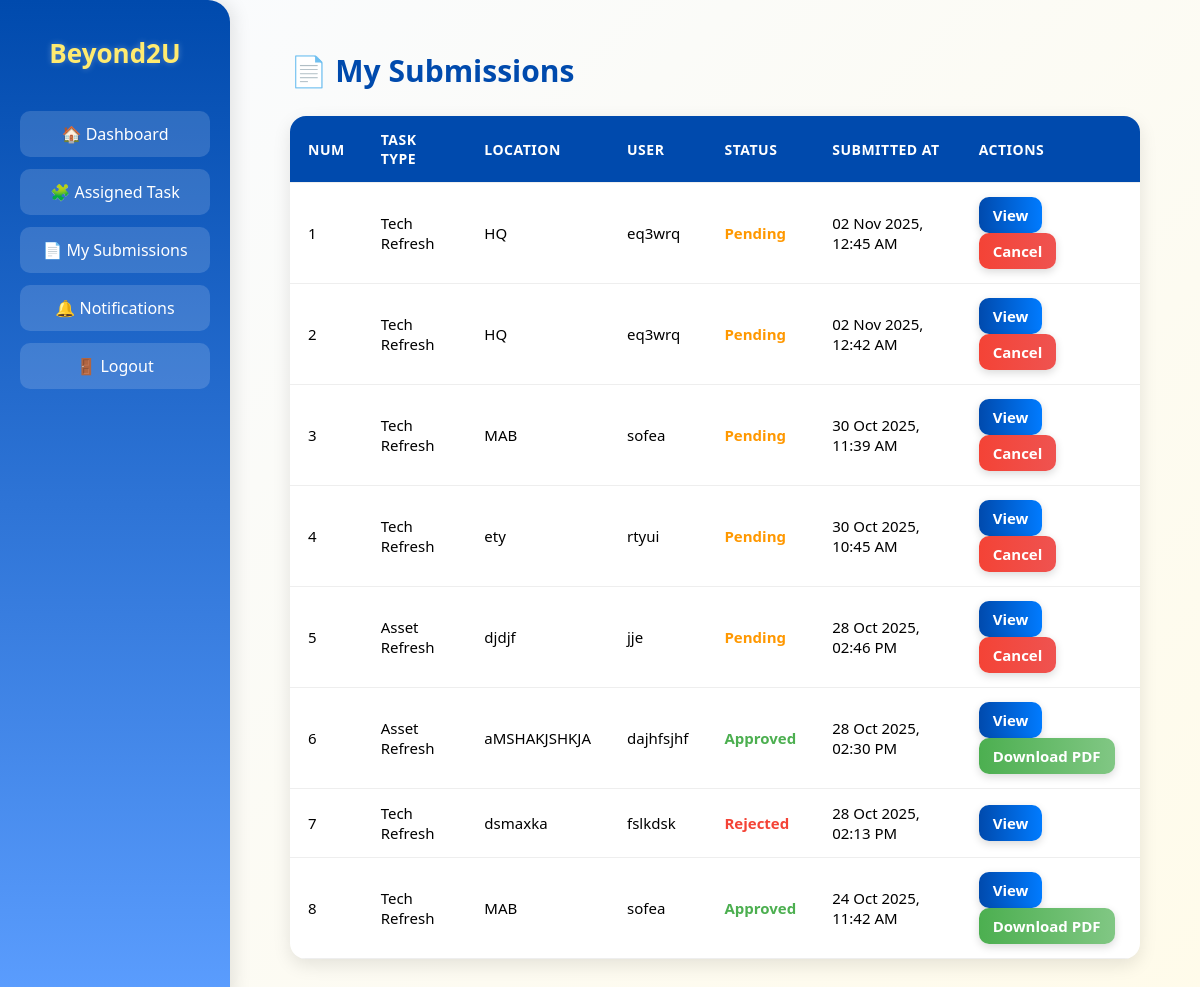
The app's page /beyond2u/dashboard/systemengineer/my_submissions/ (signed in) with its own data.
### inventorySystem/models.py (models this page shows, shortened)
class Request(models.Model):
    TYPE_CHOICES = [
        ('Asset Refresh', 'Asset Refresh'),
        ('Parts Upgrade', 'Parts Upgrade'),
        ('Tech Refresh', 'Tech Refresh'),
    ]
    STATUS_CHOICES = [
        ('Pending', 'Pending'),
        ('Approved', 'Approved'),
        ('Rejected', 'Rejected'),
    ]
    FORMAT_STATUS_CHOICES = [
        ('Formatted', 'Formatted'),
        ('Not Formatted', 'Not Formatted'),
    ]
    UPLOAD_STATUS_CHOICES = [
        ('Uploaded', 'Uploaded'),
        ('Not Yet', 'Not Yet'),
    ]
    engineer = models.ForeignKey(settings.AUTH_USER_MODEL, on_delete=models.CASCADE)
    type = models.CharField(max_length=50, choices=TYPE_CHOICES)
    location = models.CharField(max_length=100)
    user = models.CharField(max_length=100)
    old_barcode = models.CharField(max_length=100, blank=True, null=True)
    new_barcode = models.CharField(max_length=100, blank=True, null=True)
    old_serial = models.CharField(max_length=100, blank=True, null=True)
    new_serial = models.CharField(max_length=100, blank=True, null=True)
    old_ip = models.GenericIPAddressField(blank=True, null=True)
    new_ip = models.GenericIPAddressField(blank=True, null=True)
    new_mac = models.CharField(max_length=50, blank=True, null=True)
    old_hostname = models.CharField(max_length=100, blank=True, null=True)
    new_hostname = models.CharField(max_length=100, blank=True, null=True)
    start_time = models.DateTimeField(blank=True, null=True)
    end_time = models.DateTimeField(blank=True, null=True)
    rescheduled_date = models.DateField(blank=True, null=True)
    status = models.CharField(max_length=20, choices=STATUS_CHOICES, default='Pending')
    format_status = models.CharField(max_length=20, choices=FORMAT_STATUS_CHOICES, blank=True, null=True)
    upload_status = models.CharField(max_length=20, choices=UPLOAD_STATUS_CHOICES, default='Not Yet')
    reason_not_formatted = models.TextField(blank=True, null=True)
    reason_not_uploaded = models.TextField(blank=True, null=True)
    remarks = models.TextField(blank=True, null=True)
    proof = models.FileField(upload_to='', blank=True, null=True)
    assigned_approver = models.ForeignKey(
        settings.AUTH_USER_MODEL,
        related_name='approver_requests',
        on_delete=models.SET_NULL,
        null=True,
        blank=True
    )
    created_at = models.DateTimeField(auto_now_add=True)
    updated_at = models.DateTimeField(auto_now=True)

### inventorySystem/views.py (the view)
# urls.py: path('dashboard/systemengineer/my_submissions/', views.my_submissions, name='my_submissions'),
@login_required
def my_submissions(request):
    submissions = Request.objects.filter(engineer=request.user).order_by('-created_at')
    return render(request, 'my_submissions.html', {'submissions': submissions})

### inventorySystem/templates/my_submissions.html (shortened to what this page needs)
<!DOCTYPE html>
<html lang="en">
<head>
</head>
<body>
  <div class="sidebar">
    <h2>Beyond2U</h2>
    <a href="{% url 'systemengineer_dashboard' %}">🏠 Dashboard</a>
    <a href="{% url 'create_task' %}">🧩 Assigned Task</a>
    <a href="{% url 'my_submissions' %}">📄 My Submissions</a>
    <a href="{% url 'notifications' %}">🔔 Notifications</a>
    <a href="{% url 'logout' %}">🚪 Logout</a>
  </div>
  <div class="content">
    <h1>📄 My Submissions</h1>
    {% if submissions %}
    <table>
      <tr>
        <th>Num</th>
        <th>Task Type</th>
        <th>Location</th>
        <th>User</th>
        <th>Status</th>
        <th>Submitted At</th>
        <th>Actions</th>
      </tr>
      {% for task in submissions %}
      <tr>
        <td>{{ forloop.counter }}</td>
        <td>{{ task.type }}</td>
        <td>{{ task.location }}</td>
        <td>{{ task.user }}</td>
        <td>
          {% if task.status == "Pending" %}
            <span class="status-pending">{{ task.status }}</span>
          {% elif task.status == "Approved" %}
            <span class="status-approved">{{ task.status }}</span>
          {% elif task.status == "Rejected" %}
            <span class="status-rejected">{{ task.status }}</span>
          {% elif task.status == "Cancelled" %}
            <span class="status-cancelled">{{ task.status }}</span>
          {% endif %}
        </td>
        <td>{{ task.created_at|date:"d M Y, h:i A" }}</td>
        <td>
          <a href="{% url 'task_detail' task.id %}" class="btn btn-view">View</a>
          {% if task.status == "Pending" %}
            <a href="{% url 'cancel_task' task.id %}" class="btn btn-cancel"
               onclick="return confirm('Are you sure you want to cancel this task?');">
               Cancel
            </a>
          {% elif task.status == "Approved" %}
            <a href="{% url 'download_task_pdf' task.id %}" class="btn btn-download">Download PDF</a>
          {% endif %}
        </td>
      </tr>
      {% endfor %}
    </table>
    {% else %}
      <div class="empty-msg">No submissions yet.</div>
    {% endif %}
  </div>
</body>
</html>

### inventorySystem/templates/my_submissions.html (style rules this page uses)
* { margin: 0; padding: 0; box-sizing: border-box; font-family: 'Poppins', 'Segoe UI', sans-serif; }
body { background: linear-gradient(135deg, #f9fbff, #fffbea); display: flex; min-height: 100vh; }
.sidebar { width: 230px; background: linear-gradient(180deg, #004aad, #5c9eff); color: white; padding: 35px 20px; display: flex; flex-direction: column; border-top-right-radius: 22px; border-bottom-right-radius: 22px; box-shadow: 4px 0 18px rgba(0, 0, 0, 0.1); }
.sidebar h2 { font-size: 26px; text-align: center; margin-bottom: 40px; color: #ffeb70; text-shadow: 0 0 6px rgba(255,255,255,0.3); }
.sidebar a { display: block; color: #fff; text-decoration: none; padding: 12px 15px; margin-bottom: 12px; border-radius: 10px; transition: all 0.3s ease; font-weight: 500; text-align: center; background: rgba(255, 255, 255, 0.15); }
.content { flex: 1; padding: 50px 60px; animation: fadeIn 0.7s ease-in-out; }
h1 { color: #004aad; font-size: 30px; margin-bottom: 25px; }
table { width: 100%; border-collapse: collapse; background: white; border-radius: 16px; overflow: hidden; box-shadow: 0 6px 18px rgba(0, 0, 0, 0.1); animation: slideUp 0.5s ease-in-out; }
th, td { padding: 14px 18px; text-align: left; border-bottom: 1px solid #eee; font-size: 15px; }
th { background-color: #004aad; color: white; text-transform: uppercase; letter-spacing: 0.5px; font-size: 14px; }
.status-pending { color: #ff9800; font-weight: bold; }
.status-approved { color: #4caf50; font-weight: bold; }
.status-rejected { color: #f44336; font-weight: bold; }
a.btn { text-decoration: none; padding: 8px 14px; border-radius: 10px; color: white; font-weight: 600; transition: 0.3s; margin-right: 5px; display: inline-block; box-shadow: 0 3px 8px rgba(0, 0, 0, 0.15); }
.btn-view { background: linear-gradient(90deg, #004aad, #007bff); }
.btn-cancel { background: linear-gradient(90deg, #f44336, #ef5350); }
.btn-download { background: linear-gradient(90deg, #4caf50, #81c784); }

### records on screen
Request: type "Tech Refresh", location "HQ", user "eq3wrq", status "Pending", created_at "02 Nov 2025, 12:45 AM", shows "Cancel"
Request: type "Tech Refresh", location "HQ", user "eq3wrq", status "Pending", created_at "02 Nov 2025, 12:42 AM", shows "Cancel"
Request: type "Tech Refresh", location "MAB", user "sofea", status "Pending", created_at "30 Oct 2025, 11:39 AM", shows "Cancel"
Request: type "Tech Refresh", location "ety", user "rtyui", status "Pending", created_at "30 Oct 2025, 10:45 AM", shows "Cancel"
Request: type "Asset Refresh", location "djdjf", user "jje", status "Pending", created_at "28 Oct 2025, 02:46 PM", shows "Cancel"
Request: type "Asset Refresh", location "aMSHAKJSHKJA", user "dajhfsjhf", status "Approved", created_at "28 Oct 2025, 02:30 PM", shows "Download PDF"
Request: type "Tech Refresh", location "dsmaxka", user "fslkdsk", status "Rejected", created_at "28 Oct 2025, 02:13 PM"
Request: type "Tech Refresh", location "MAB", user "sofea", status "Approved", created_at "24 Oct 2025, 11:42 AM", shows "Download PDF"
